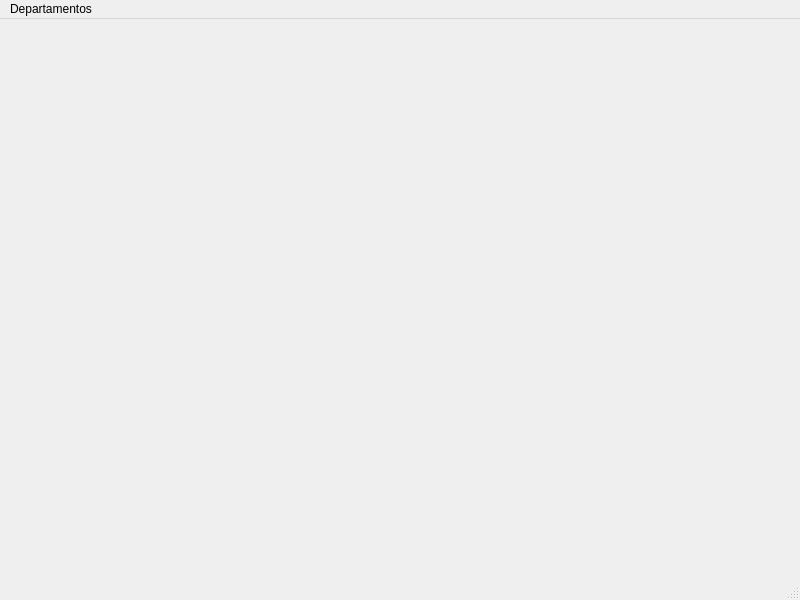
<?xml version="1.0" encoding="UTF-8"?>
<ui version="4.0">
 <class>MainWindow</class>
 <widget class="QMainWindow" name="MainWindow">
  <property name="geometry">
   <rect>
    <x>0</x>
    <y>0</y>
    <width>800</width>
    <height>600</height>
   </rect>
  </property>
  <property name="windowTitle">
   <string>MainWindow</string>
  </property>
  <widget class="QWidget" name="centralwidget"/>
  <widget class="QMenuBar" name="menubar">
   <property name="geometry">
    <rect>
     <x>0</x>
     <y>0</y>
     <width>800</width>
     <height>21</height>
    </rect>
   </property>
   <widget class="QMenu" name="menuDepartamentos">
    <property name="title">
     <string>Departamentos</string>
    </property>
    <addaction name="actionFinanceiro"/>
    <addaction name="actionAdministrativo"/>
    <addaction name="actionPessoal"/>
   </widget>
   <addaction name="menuDepartamentos"/>
  </widget>
  <widget class="QStatusBar" name="statusbar"/>
  <action name="actionFinanceiro">
   <property name="text">
    <string>Financeiro</string>
   </property>
  </action>
  <action name="actionAdministrativo">
   <property name="text">
    <string>Administrativo</string>
   </property>
  </action>
  <action name="actionPessoal">
   <property name="text">
    <string>Pessoal</string>
   </property>
  </action>
 </widget>
 <resources/>
 <connections/>
</ui>
